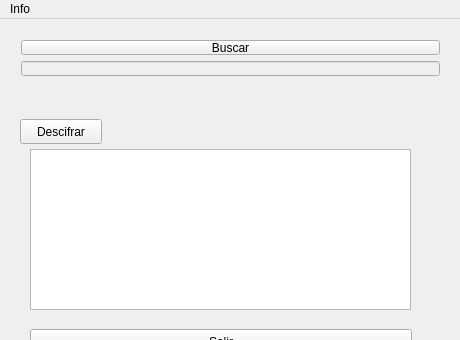
<?xml version="1.0" encoding="UTF-8"?>
<ui version="4.0">
 <class>MainWindow</class>
 <widget class="QMainWindow" name="MainWindow">
  <property name="geometry">
   <rect>
    <x>0</x>
    <y>0</y>
    <width>460</width>
    <height>340</height>
   </rect>
  </property>
  <property name="windowTitle">
   <string>Esteno</string>
  </property>
  <widget class="QWidget" name="centralWidget">
   <widget class="QPushButton" name="pushButton">
    <property name="geometry">
     <rect>
      <x>30</x>
      <y>310</y>
      <width>382</width>
      <height>25</height>
     </rect>
    </property>
    <property name="minimumSize">
     <size>
      <width>382</width>
      <height>25</height>
     </size>
    </property>
    <property name="styleSheet">
     <string notr="true"/>
    </property>
    <property name="text">
     <string>Salir</string>
    </property>
   </widget>
   <widget class="QWidget" name="layoutWidget">
    <property name="geometry">
     <rect>
      <x>10</x>
      <y>10</y>
      <width>441</width>
      <height>58</height>
     </rect>
    </property>
    <layout class="QGridLayout" name="gridLayout">
     <item row="0" column="0">
      <widget class="QPushButton" name="pushButton_3">
       <property name="text">
        <string>Buscar</string>
       </property>
      </widget>
     </item>
     <item row="1" column="0">
      <widget class="QLineEdit" name="lineEdit_3">
       <property name="enabled">
        <bool>false</bool>
       </property>
      </widget>
     </item>
    </layout>
   </widget>
   <widget class="QPushButton" name="pushButton_revelar">
    <property name="geometry">
     <rect>
      <x>20</x>
      <y>100</y>
      <width>82</width>
      <height>25</height>
     </rect>
    </property>
    <property name="text">
     <string>Descifrar</string>
    </property>
   </widget>
   <widget class="QTextBrowser" name="textBrowser">
    <property name="geometry">
     <rect>
      <x>30</x>
      <y>130</y>
      <width>381</width>
      <height>161</height>
     </rect>
    </property>
   </widget>
   <zorder>pushButton_revelar</zorder>
   <zorder>pushButton</zorder>
   <zorder>layoutWidget</zorder>
   <zorder>textBrowser</zorder>
  </widget>
  <widget class="QMenuBar" name="menuBar">
   <property name="geometry">
    <rect>
     <x>0</x>
     <y>0</y>
     <width>460</width>
     <height>22</height>
    </rect>
   </property>
   <widget class="QMenu" name="menuAcerca">
    <property name="title">
     <string>Info</string>
    </property>
    <addaction name="actionAcerca_de"/>
   </widget>
   <addaction name="menuAcerca"/>
  </widget>
  <action name="actionAcerca_de">
   <property name="text">
    <string>Acerca de...</string>
   </property>
  </action>
 </widget>
 <layoutdefault spacing="6" margin="11"/>
 <resources/>
 <connections>
  <connection>
   <sender>pushButton</sender>
   <signal>clicked()</signal>
   <receiver>MainWindow</receiver>
   <slot>close()</slot>
   <hints>
    <hint type="sourcelabel">
     <x>285</x>
     <y>341</y>
    </hint>
    <hint type="destinationlabel">
     <x>514</x>
     <y>322</y>
    </hint>
   </hints>
  </connection>
 </connections>
</ui>
